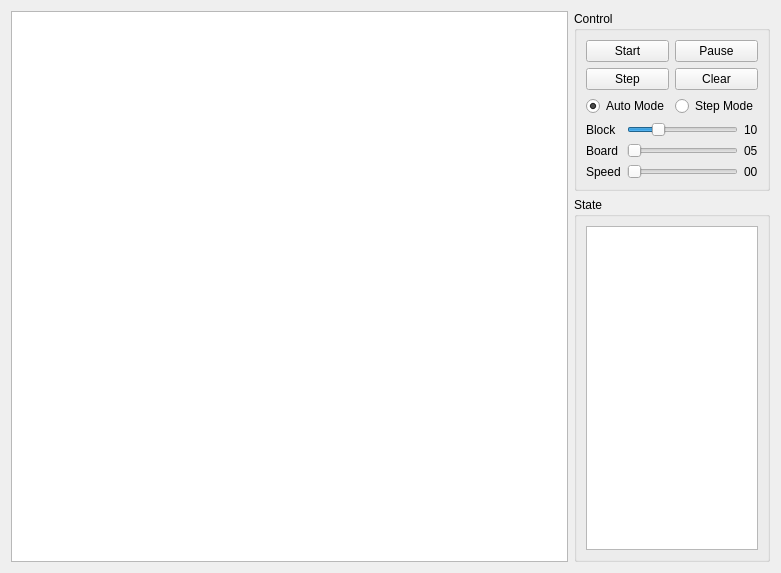
<?xml version="1.0" encoding="UTF-8"?>
<ui version="4.0">
 <class>Widget</class>
 <widget class="QWidget" name="Widget">
  <property name="geometry">
   <rect>
    <x>0</x>
    <y>0</y>
    <width>781</width>
    <height>573</height>
   </rect>
  </property>
  <property name="windowTitle">
   <string>Widget</string>
  </property>
  <layout class="QHBoxLayout" name="horizontalLayout_2" stretch="8,2">
   <item>
    <widget class="PlayGround" name="graphicsView"/>
   </item>
   <item>
    <layout class="QVBoxLayout" name="verticalLayout_2">
     <item>
      <widget class="QGroupBox" name="groupBox">
       <property name="title">
        <string>Control</string>
       </property>
       <layout class="QGridLayout" name="gridLayout_4">
        <item row="0" column="0">
         <layout class="QVBoxLayout" name="verticalLayout">
          <item>
           <layout class="QGridLayout" name="gridLayout_2">
            <item row="0" column="0">
             <widget class="QPushButton" name="startButton">
              <property name="text">
               <string>Start</string>
              </property>
             </widget>
            </item>
            <item row="1" column="0">
             <widget class="QPushButton" name="stepButton">
              <property name="text">
               <string>Step</string>
              </property>
             </widget>
            </item>
            <item row="2" column="0">
             <widget class="QRadioButton" name="radioButton">
              <property name="text">
               <string>Auto Mode</string>
              </property>
              <property name="checked">
               <bool>true</bool>
              </property>
             </widget>
            </item>
            <item row="0" column="1">
             <widget class="QPushButton" name="pauseButton">
              <property name="text">
               <string>Pause</string>
              </property>
             </widget>
            </item>
            <item row="1" column="1">
             <widget class="QPushButton" name="clearButton">
              <property name="text">
               <string>Clear</string>
              </property>
             </widget>
            </item>
            <item row="2" column="1">
             <widget class="QRadioButton" name="radioButton_2">
              <property name="text">
               <string>Step Mode</string>
              </property>
             </widget>
            </item>
           </layout>
          </item>
          <item>
           <layout class="QGridLayout" name="gridLayout">
            <item row="1" column="1">
             <widget class="QSlider" name="boardSlider">
              <property name="cursor">
               <cursorShape>ArrowCursor</cursorShape>
              </property>
              <property name="minimum">
               <number>5</number>
              </property>
              <property name="maximum">
               <number>40</number>
              </property>
              <property name="orientation">
               <enum>Qt::Horizontal</enum>
              </property>
             </widget>
            </item>
            <item row="1" column="2">
             <widget class="QLabel" name="boardNum">
              <property name="text">
               <string>05</string>
              </property>
             </widget>
            </item>
            <item row="2" column="2">
             <widget class="QLabel" name="speedNum">
              <property name="text">
               <string>00</string>
              </property>
             </widget>
            </item>
            <item row="2" column="1">
             <widget class="QSlider" name="speedSlider">
              <property name="cursor">
               <cursorShape>ArrowCursor</cursorShape>
              </property>
              <property name="minimum">
               <number>0</number>
              </property>
              <property name="maximum">
               <number>20</number>
              </property>
              <property name="orientation">
               <enum>Qt::Horizontal</enum>
              </property>
             </widget>
            </item>
            <item row="1" column="0">
             <widget class="QLabel" name="boardLabel">
              <property name="text">
               <string>Board</string>
              </property>
             </widget>
            </item>
            <item row="2" column="0">
             <widget class="QLabel" name="speedLabel">
              <property name="text">
               <string>Speed</string>
              </property>
             </widget>
            </item>
            <item row="0" column="0">
             <widget class="QLabel" name="blockLabel">
              <property name="text">
               <string>Block</string>
              </property>
             </widget>
            </item>
            <item row="0" column="1">
             <widget class="QSlider" name="blockSlider">
              <property name="minimum">
               <number>5</number>
              </property>
              <property name="maximum">
               <number>25</number>
              </property>
              <property name="value">
               <number>10</number>
              </property>
              <property name="orientation">
               <enum>Qt::Horizontal</enum>
              </property>
             </widget>
            </item>
            <item row="0" column="2">
             <widget class="QLabel" name="blockNum">
              <property name="text">
               <string>10</string>
              </property>
             </widget>
            </item>
           </layout>
          </item>
         </layout>
        </item>
       </layout>
      </widget>
     </item>
     <item>
      <widget class="QGroupBox" name="groupBox_2">
       <property name="title">
        <string>State</string>
       </property>
       <layout class="QGridLayout" name="gridLayout_3">
        <item row="0" column="0">
         <widget class="QListView" name="listView"/>
        </item>
       </layout>
      </widget>
     </item>
    </layout>
   </item>
  </layout>
 </widget>
 <customwidgets>
  <customwidget>
   <class>PlayGround</class>
   <extends>QGraphicsView</extends>
   <header>PlayGround.h</header>
  </customwidget>
 </customwidgets>
 <resources/>
 <connections/>
</ui>
